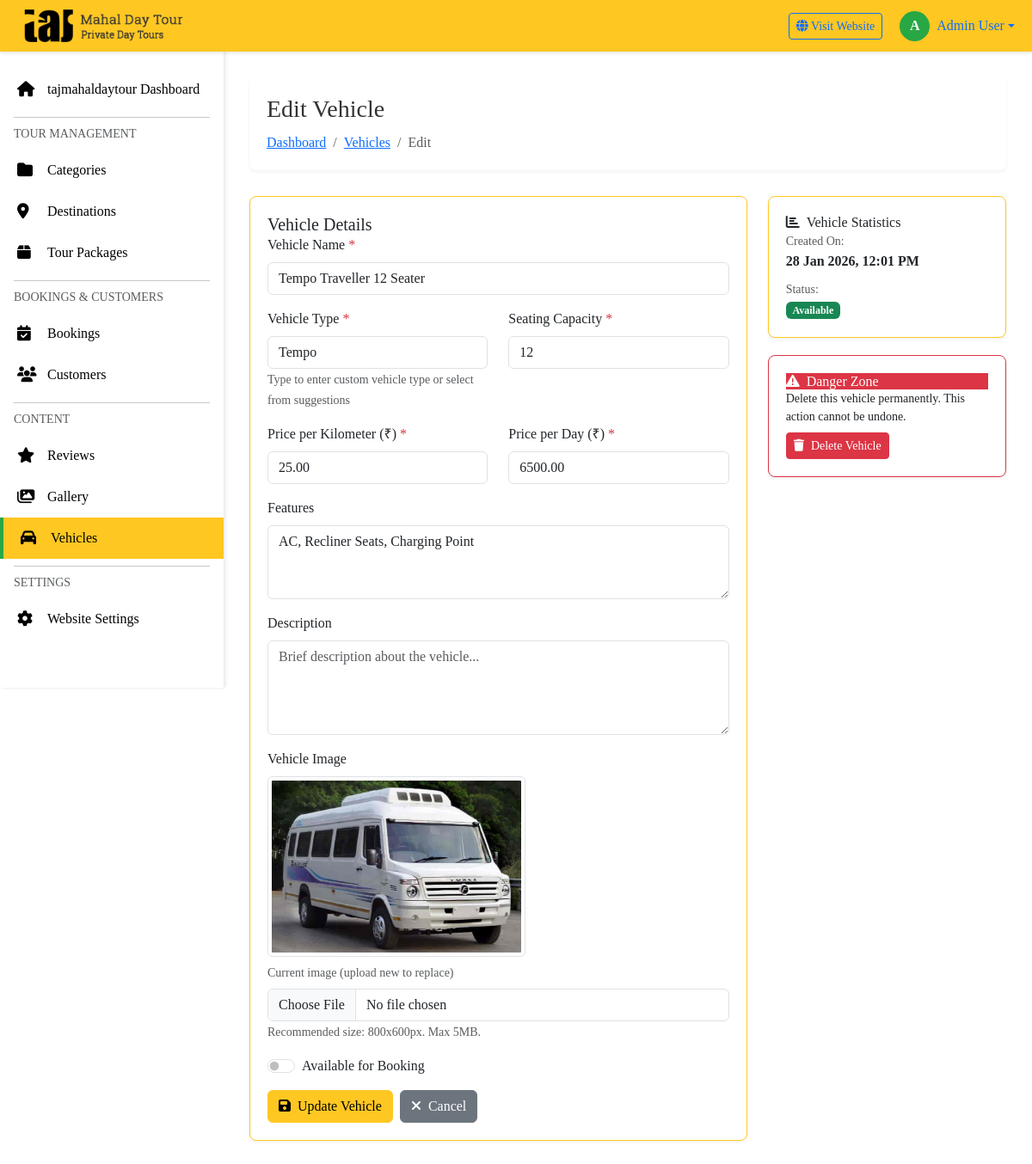
Screenshot of /admin/vehicles/edit.php?id=6 (signed in) with the database file from the repository.
### tables this page shows
CREATE TABLE `vehicles_new` (
  `id` int(11) NOT NULL,
  `name` varchar(100) NOT NULL,
  `type` varchar(50) DEFAULT NULL,
  `capacity` int(11) NOT NULL,
  `image` varchar(255) DEFAULT NULL,
  `features` text DEFAULT NULL,
  `price_per_km` decimal(8,2) DEFAULT NULL,
  `price_per_day` decimal(10,2) DEFAULT NULL,
  `is_active` tinyint(1) DEFAULT 1,
  `created_at` timestamp NOT NULL DEFAULT current_timestamp(),
  `updated_at` timestamp NOT NULL DEFAULT current_timestamp() ON UPDATE current_timestamp()
);

### admin/vehicles/edit.php (the view, shortened to what this page needs)
<?php
require_once '../includes/config.php';
$vehicle_id = intval($_GET['id']);
$query = "SELECT * FROM vehicles_new WHERE id = $vehicle_id";
$result = mysqli_query($conn, $query);
$vehicle = mysqli_fetch_assoc($result);
include '../includes/header.php';
include '../includes/sidebar.php';
?>
<div class="main-content">
    <div class="page-header">
        <div>
            <h1 class="page-title">Edit Vehicle</h1>
            <nav aria-label="breadcrumb">
                <ol class="breadcrumb">
                    <li class="breadcrumb-item"><a href="../dashboard.php">Dashboard</a></li>
                    <li class="breadcrumb-item"><a href="index.php">Vehicles</a></li>
                    <li class="breadcrumb-item active">Edit</li>
                </ol>
            </nav>
        </div>
    </div>
    <div class="row">
        <div class="col-lg-8">
            <div class="admin-card">
                <div class="card-header">
                    <h5 class="mb-0">Vehicle Details</h5>
                </div>
                <div class="card-body">
                    <form method="POST" enctype="multipart/form-data">
                        <div class="mb-3">
                            <label class="form-label">Vehicle Name <span class="text-danger">*</span></label>
                            <input type="text" name="name" class="form-control"
                                   value="<?php echo htmlspecialchars($vehicle['name']); ?>"
                                   placeholder="e.g., Toyota Innova Crysta" required>
                        </div>
                        <div class="row">
                            <div class="col-md-6 mb-3">
                                <label class="form-label">Vehicle Type <span class="text-danger">*</span></label>
                                <input type="text" name="vehicle_type" class="form-control" list="vehicleTypes"
                                       value="<?php echo htmlspecialchars($vehicle['type']); ?>"
                                       placeholder="e.g., Sedan, SUV, Luxury Car" required>
                                <small class="text-muted">Type to enter custom vehicle type or select from suggestions</small>
                            </div>
                            <div class="col-md-6 mb-3">
                                <label class="form-label">Seating Capacity <span class="text-danger">*</span></label>
                                <input type="number" name="seating_capacity" class="form-control"
                                       value="<?php echo $vehicle['capacity']; ?>"
                                       min="2" max="50" placeholder="e.g., 7" required>
                            </div>
                        </div>
                        <div class="row">
                            <div class="col-md-6 mb-3">
                                <label class="form-label">Price per Kilometer (₹) <span class="text-danger">*</span></label>
                                <input type="number" name="price_per_km" class="form-control"
                                       value="<?php echo $vehicle['price_per_km']; ?>"
                                       step="0.01" min="0" placeholder="e.g., 15" required>
                            </div>
                            <div class="col-md-6 mb-3">
                                <label class="form-label">Price per Day (₹) <span class="text-danger">*</span></label>
                                <input type="number" name="price_per_day" class="form-control"
                                       value="<?php echo $vehicle['price_per_day']; ?>"
                                       step="0.01" min="0" placeholder="e.g., 2500" required>
                            </div>
                        </div>
                        <div class="mb-3">
                            <label class="form-label">Features</label>
                            <textarea name="features" class="form-control" rows="3"
                                      placeholder="AC, Music System, GPS, etc. (comma separated)"><?php echo htmlspecialchars($vehicle['features']); ?></textarea>
                        </div>
                        <div class="mb-3">
                            <label class="form-label">Description</label>
                            <textarea name="description" class="form-control" rows="4"
                                      placeholder="Brief description about the vehicle..."><?php echo htmlspecialchars($vehicle['description']); ?></textarea>
                        </div>
                        <div class="mb-3">
                            <label class="form-label">Vehicle Image</label>
                            <?php if(!empty($vehicle['image'])): ?>
                            <div class="mb-2">
                                <img src="../uploads/vehicles/<?php echo $vehicle['image']; ?>"
                                     class="img-thumbnail" style="max-width: 300px;">
                            </div>
                            <small class="text-muted d-block mb-2">Current image (upload new to replace)</small>
                            <?php endif; ?>
                            <input type="file" name="image" id="image" class="form-control" accept="image/*">
                            <small class="text-muted">Recommended size: 800x600px. Max 5MB.</small>
                        </div>
                        <div class="mb-3">
                            <div class="form-check form-switch">
                                    <input type="checkbox" name="is_available" class="form-check-input" id="is_available"
                                        <?php echo (isset($vehicle['is_available']) && $vehicle['is_available'] == 1) ? 'checked' : ''; ?>>
                                <label class="form-check-label" for="is_available">Available for Booking</label>
                            </div>
                        </div>
                        <div class="d-flex gap-2">
                            <button type="submit" class="btn btn-primary">
                                <i class="fas fa-save me-2"></i>Update Vehicle
                            </button>
                            <a href="index.php" class="btn btn-secondary">
                                <i class="fas fa-times me-2"></i>Cancel
                            </a>
                        </div>
                    </form>
                </div>
            </div>
        </div>
        <div class="col-lg-4">
            <div class="admin-card">
                <div class="card-header">
                    <h6 class="mb-0"><i class="fas fa-chart-bar me-2"></i>Vehicle Statistics</h6>
                </div>
                <div class="card-body">
                    <ul class="list-unstyled mb-0">
                        <li class="mb-2">
                            <small class="text-muted">Created On:</small><br>
                            <strong><?php echo date('d M Y, h:i A', strtotime($vehicle['created_at'])); ?></strong>
                        </li>
                        <li class="mb-0">
                            <small class="text-muted">Status:</small><br>
                            <?php if($vehicle['is_active'] == 1): ?>
                                <span class="badge bg-success">Available</span>
                            <?php else: ?>
                                <span class="badge bg-secondary">Unavailable</span>
                            <?php endif; ?>
                        </li>
                    </ul>
                </div>
            </div>
            <div class="admin-card mt-3 border-danger">
                <div class="card-header bg-danger text-white">
                    <h6 class="mb-0"><i class="fas fa-exclamation-triangle me-2"></i>Danger Zone</h6>
                </div>
                <div class="card-body">
                    <p class="small mb-2">Delete this vehicle permanently. This action cannot be undone.</p>
                    <a href="delete.php?id=<?php echo $vehicle['id']; ?>"
                       class="btn btn-danger btn-sm"
                       onclick="return confirm('Are you sure you want to delete this vehicle?')">
                        <i class="fas fa-trash me-2"></i>Delete Vehicle
                    </a>
                </div>
            </div>
        </div>
    </div>
</div>
<?php include '../includes/footer.php'; ?>

### admin/includes/header.php (style rules this page uses)
:root { --primary-color: #ffc722; --secondary-color: #000000; --accent-red: #dc3545; --accent-green: #28a745; --accent-white: #fff; --sidebar-width: 260px; --header-height: 60px; }
* { margin: 0; padding: 0; box-sizing: border-box; }
body { font-family: 'Playfair Display', Georgia, serif; background: #fff; }
.page-header { background: white; padding: 20px; border-radius: 8px; margin-bottom: 30px; box-shadow: 0 2px 4px rgba(0,0,0,0.05); }
.page-header h1 { font-size: 28px; color: #333; margin: 0; }
.page-header .breadcrumb { margin: 10px 0 0 0; background: none; padding: 0; }
.admin-card { background: #fff; border-radius: 8px; padding: 20px; box-shadow: 0 2px 4px rgba(0,0,0,0.05); margin-bottom: 20px; border: 1px solid #ffc722; }
.btn-primary { background: var(--primary-color); border-color: var(--primary-color); color: #000; font-family: 'Playfair Display', Georgia, serif; }

### admin/includes/footer.php (style rules this page uses)
body, .admin-content, .admin-sidebar, .admin-header, .admin-card, .page-header, .menu-link, .btn, .breadcrumb { font-family: 'Playfair Display', Georgia, serif !important; }

### rows the page displays
vehicles_new: name "Tempo Traveller 12 Seater", vehicle_type "Tempo", seating_capacity "12", price_per_km "25.00", price_per_day "6500.00", features "AC, Recliner Seats, Charging Point", image (picture), created_at "28 Jan 2026, 12:01 PM"

### other values shown
substr($_SESSION['admin_name'] ?? 'A', 0, 1) "A"
$_SESSION['admin_name'] "Admin User"
